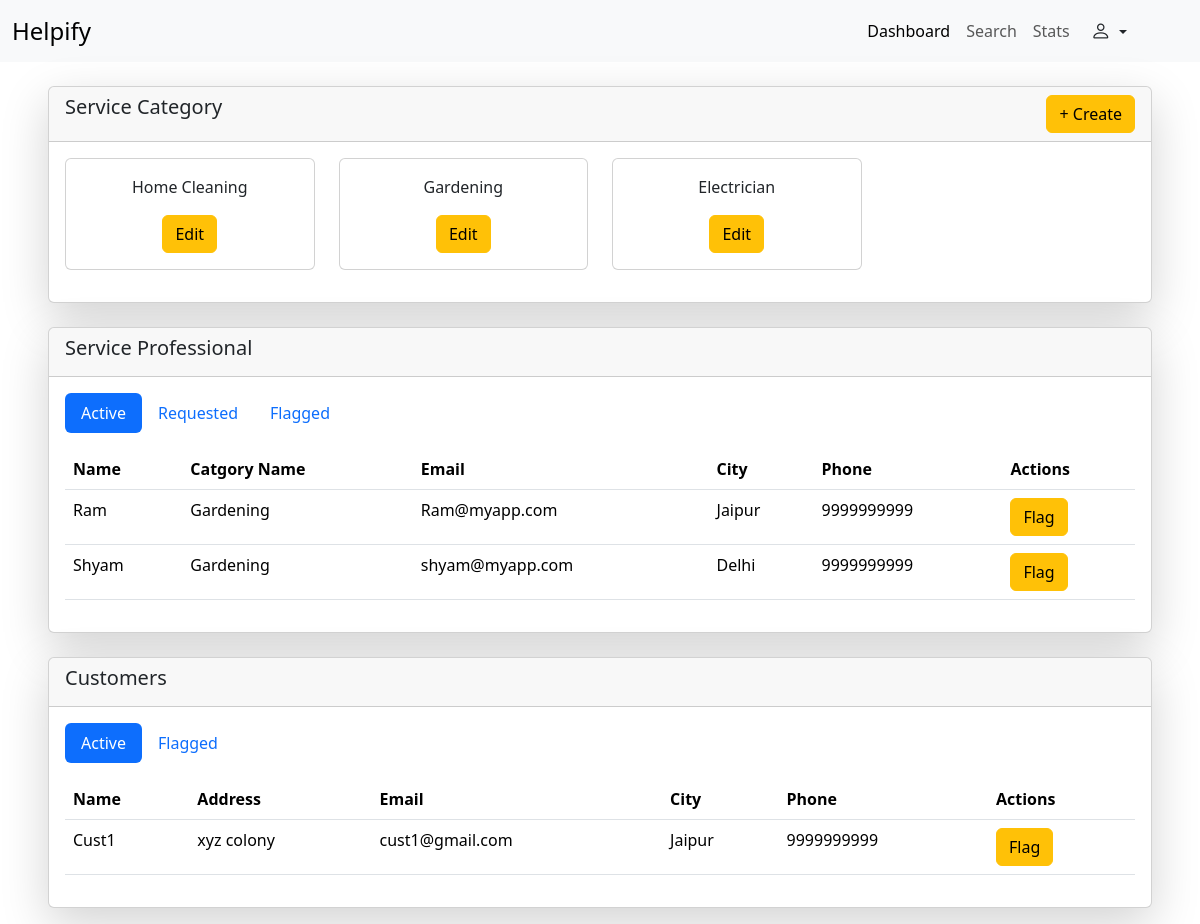
/admin/dashboard (signed in), run on the app's committed database.
### backend/models.py (models this page shows, shortened)
class ServiceCategory(db.Model):
    __tablename__  = "category"
    id = db.Column(db.Integer , primary_key = True , autoincrement=True )
    name = db.Column(db.String  ,unique=True, nullable = False)
    professionals= db.relationship("ServiceProfessional" , backref="category" )
    packages= db.relationship("ServicePackage" , backref="category" )

class ServiceProfessional(db.Model , UserMixin):
    __tablename__ = "professional"
    id = db.Column(db.Integer , primary_key = True , autoincrement=True )
    name = db.Column(db.String  , nullable = False)
    email = db.Column(db.String , unique =True , nullable=False)
    password = db.Column(db.String , nullable= False)
    city = db.Column(db.String, nullable=False)
    phone = db.Column(db.String , nullable = False)
    status = db.Column(db.String , nullable = False)
    cat_id = db.Column(db.Integer, db.ForeignKey("category.id"), nullable=False)
    packages= db.relationship("ServicePackage" , backref="professional" )
    recieved_bookings= db.relationship("Booking" , backref="professional" )

class User(db.Model , UserMixin):
    __tablename__ = "user"
    id = db.Column(db.Integer , primary_key = True , autoincrement=True )
    name = db.Column(db.String  , nullable = False)
    email = db.Column(db.String , unique =True , nullable=False)
    password = db.Column(db.String , nullable= False)
    address = db.Column(db.String, nullable = False)
    city = db.Column(db.String, nullable=False)
    status = db.Column(db.String , nullable = False)
    phone = db.Column(db.String , nullable = False)
    created_bookings= db.relationship("Booking" , backref="user" )

### backend/routes.py (the view)
@app.route("/admin/dashboard")
@login_required
def admin_dash():
    all_cats = db.session.query(ServiceCategory).all()
    active_prof = db.session.query(ServiceProfessional).filter_by(status="Active").all()
    requested_prof = db.session.query(ServiceProfessional).filter_by(status="Requested").all()
    flagged_prof = db.session.query(ServiceProfessional).filter_by(status="Flagged").all()
    active_cust = db.session.query(User).filter_by(status="Active").all()
    flagged_cust = db.session.query(User).filter_by(status="Flagged").all()
    return render_template("/admin/dashboard.html", all_cats = all_cats , active_prof = active_prof ,
                           requested_prof=requested_prof, flagged_prof=flagged_prof ,
                           active_cust=active_cust,flagged_cust=flagged_cust)

### app.py (called while the page is built)
def create_app():
    app = Flask(__name__)
    app.config["SQLALCHEMY_DATABASE_URI"] = "sqlite:///household_app_db.sqlite3"
    app.config["SECRET_KEY"] = "thisismysecret"
    db.init_app(app)
    login_manager = LoginManager(app)
    @login_manager.user_loader
    def load_user(email):
        return db.session.query(User).filter_by(email= email ).first() or \
                db.session.query(Admin).filter_by(email= email).first() or \
                db.session.query(ServiceProfessional).filter_by(email=email).first()
    app.app_context().push()
    db.create_all()
    return app

### templates/admin/dashboard.html (shortened to what this page needs)
<!DOCTYPE html>
<html lang="en">
<head>
    <link href="https://cdn.jsdelivr.net/npm/bootstrap@5.3.7/dist/css/bootstrap.min.css" rel="stylesheet"
>
    <link rel="stylesheet" href="https://cdn.jsdelivr.net/npm/bootstrap-icons@1.13.1/font/bootstrap-icons.min.css">
</head>
<body>
    <nav class="navbar navbar-expand-lg bg-body-tertiary">
        <div class="container-fluid">
            <a class="navbar-brand fs-4" href="#">Helpify</a>
            <div class="col-3lapse navbar-collapse " id="navbarNav">
                <ul class="navbar-nav ms-auto    ">
                    <li class="nav-item">
                        <a class="nav-link active" aria-current="page" href="#">Dashboard</a>
                    </li>
                    <li class="nav-item">
                        <a class="nav-link" href="#">Search</a>
                    </li>
                    <li class="nav-item">
                        <a class="nav-link" href="#">Stats</a>
                    </li>
                </ul>
                <div class="dropdown me-5 ">
                    <button class="btn btn- dropdown-toggle" type="button" data-bs-toggle="dropdown"
                        aria-expanded="false">
                        <i class="bi bi-person fs-5 "></i>
                    </button>
                </div>
            </div>
        </div>
    </nav>
    <div class="card shadow-lg ms-5 me-5 mt-4 text-center">
        <div class="card-header">
            <div class="d-flex d-inline">
                <h5>Service Category</h5>
                <button type="button" class="btn btn-warning ms-auto" data-bs-toggle="modal"
                    data-bs-target="#create_category">
                    + Create
                </button>
            </div>
        </div>
        <div class="card-body">
            <div class="row">
                {% for cat in all_cats %}
                <div class="col-3 mb-3">
                    <div class="card">
                        <div class="card-body">
                            <p>{{cat.name}}</p>
                            <button type="button" class="btn btn-warning" data-bs-toggle="modal"
                                data-bs-target="#edit-cat-{{cat.id}}">Edit</button>
                        </div>
                    </div>
                </div>
                {% endfor %}
            </div>
        </div>
    </div>
    <div class="card mt-4 ms-5 me-5 shadow-lg mb-3">
        <div class="card-header">
            <h5>Service Professional</h5>
        </div>
        <div class="card-body">
            <ul class="nav nav-pills mb-3" id="pills-tab" role="tablist">
                <li class="nav-item" role="presentation">
                    <button class="nav-link active" id="pills-ActiveProf-tab" data-bs-toggle="pill"
                        data-bs-target="#pills-ActiveProf" type="button" role="tab" aria-controls="pills-ActiveProf"
                        aria-selected="true">Active</button>
                </li>
                <li class="nav-item" role="presentation">
                    <button class="nav-link" id="pills-RequestedProf-tab" data-bs-toggle="pill"
                        data-bs-target="#pills-RequestedProf" type="button" role="tab"
                        aria-controls="pills-RequestedProf" aria-selected="false">Requested</button>
                </li>
                <li class="nav-item" role="presentation">
                    <button class="nav-link" id="pills-flaggedprof-tab" data-bs-toggle="pill"
                        data-bs-target="#pills-flaggedprof" type="button" role="tab" aria-controls="pills-flaggedprof"
                        aria-selected="false">Flagged</button>
                </li>
            </ul>
            <div class="tab-content" id="pills-tabContent">
                <div class="tab-pane fade show active" id="pills-ActiveProf" role="tabpanel"
                    aria-labelledby="pills-ActiveProf-tab" tabindex="0">
                    {% if active_prof %}
                    <table class="table">
                        <thead>
                            <tr>
                                <th scope="col">Name</th>
                                <th scope="col">Catgory Name</th>
                                <th scope="col">Email</th>
                                <th scope="col">City</th>
                                <th scope="col">Phone</th>
                                <th scope="col">
                                    Actions
                                </th>
                            </tr>
                        </thead>
                        <tbody>
                            {% for ap in active_prof %}
                            <tr>
                                <td>{{ap.name}}</td>
                                <td>{{ap.category.name}}</td>
                                <td>{{ap.email}}</td>
                                <td>{{ap.city}}</td>
                                <td>{{ap.phone}}</td>
                                <td>
                                    <button class="btn btn-warning" data-bs-toggle="modal" data-bs-target="#flag-prof-{{ap.id}}">
                                        Flag
                                    </button>
                                    </div>
                            {% endfor %}
                    {% else %}
                    <div class="text-center ">
                        <p> No Active professional are there</p>
                    </div>
                    {% endif %}
                </div>
            </div>
    <div class="card mt-4 ms-5 me-5 shadow-lg mb-3">
        <div class="card-header">
            <h5>Customers</h5>
        </div>
        <div class="card-body">
            <ul class="nav nav-pills mb-3" id="pills-tab" role="tablist">
                <li class="nav-item" role="presentation">
                    <button class="nav-link active" id="pills-Activecust-tab" data-bs-toggle="pill"
                        data-bs-target="#pills-Activecust" type="button" role="tab" aria-controls="pills-Activecust"
                        aria-selected="true">Active</button>
                </li>
                <li class="nav-item" role="presentation">
                    <button class="nav-link" id="pills-flaggedcust-tab" data-bs-toggle="pill"
                        data-bs-target="#pills-flaggedcust" type="button" role="tab" aria-controls="pills-flaggedcust"
                        aria-selected="false">Flagged</button>
                </li>
            </ul>
            <div class="tab-content" id="pills-tabContent">
                <div class="tab-pane fade show active" id="pills-Activecust" role="tabpanel"
                    aria-labelledby="pills-Activecust-tab" tabindex="0">
                    {% if active_cust %}
                    <table class="table">
                        <thead>
                            <tr>
                                <th scope="col">Name</th>
                                <th scope="col">Address</th>
                                <th scope="col">Email</th>
                                <th scope="col">City</th>
                                <th scope="col">Phone</th>
                                <th scope="col">
                                    Actions
                                </th>
                            </tr>
                        </thead>
                        <tbody>
                            {% for ac in active_cust %}
                            <tr>
                                <td>{{ac.name}}</td>
                                <td>{{ac.address}}</td>
                                <td>{{ac.email}}</td>
                                <td>{{ac.city}}</td>
                                <td>{{ac.phone}}</td>
                                <td>
                                    <button class="btn btn-warning" data-bs-toggle="modal" data-bs-target="#flag-cust-{{ac.id}}">
                                        Flag
                                    </button>
                                    </div>
                            {% endfor %}
                    {% else %}
                    <div class="text-center ">
                        <p> No Active Customers are there</p>
                    </div>
                    {% endif %}
                </div>
            </div>
        </div>
</body>
</html>

### data on the page
ServiceCategory: name "Home Cleaning"
ServiceCategory: name "Gardening"
ServiceCategory: name "Electrician"
ServiceProfessional: name "Ram", category.name "Gardening", email "Ram@myapp.com", city "Jaipur", phone "9999999999"
ServiceProfessional: name "Shyam", category.name "Gardening", email "shyam@myapp.com", city "Delhi", phone "9999999999"
User: name "Cust1", address "xyz colony", email "cust1@gmail.com", city "Jaipur", phone "9999999999"
